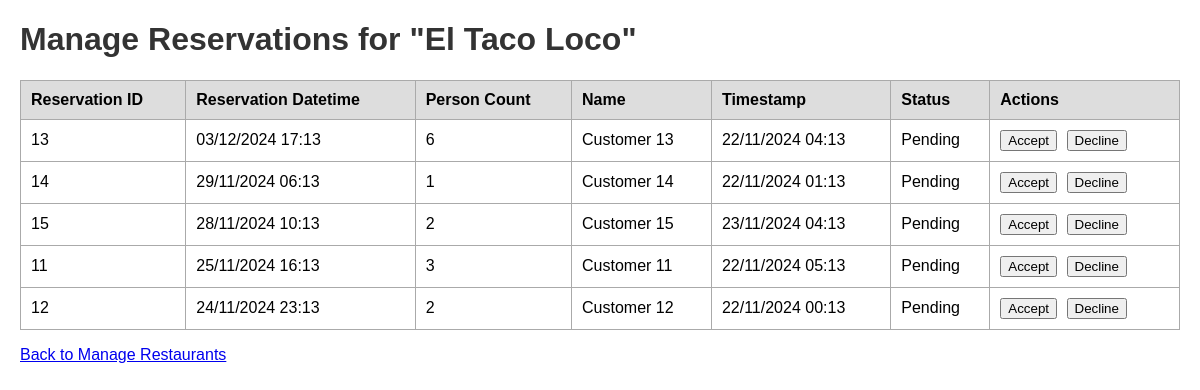
The app's page /my_reservations (signed in) with its own data.
### app/models.py (models this page shows, shortened)
class Restaurant(db.Model):
    __tablename__ = 'restaurants'
    id = db.Column(db.Integer, primary_key=True)
    name = db.Column(db.String(100), nullable=False)
    address = db.Column(db.String(200), nullable=False)
    phone_number = db.Column(db.String(20), nullable=False)
    description = db.Column(db.Text, nullable=False)
    manager_id = db.Column(db.Integer, db.ForeignKey('users.id'), nullable=False, unique=True)
    latitude = db.Column(db.Float, nullable=True) # Nullable for now
    longitude = db.Column(db.Float, nullable=True) # Nullable for now
    categories = db.relationship(
        'Category',
        secondary=restaurant_categories,
        back_populates='restaurants'
    )
    reservations = db.relationship('Reservation', back_populates='restaurant', cascade='all, delete-orphan')
    manager = db.relationship('User', back_populates='restaurant', uselist=False)

class Reservation(db.Model):
    __tablename__ = 'reservations'
    id = db.Column(db.Integer, primary_key=True)
    reservation_datetime = db.Column(db.DateTime, nullable=False)
    timestamp = db.Column(db.DateTime, default=datetime.utcnow, nullable=False)
    person_count = db.Column(db.Integer, nullable=False)
    restaurant_id = db.Column(db.Integer, db.ForeignKey('restaurants.id'), nullable=False)
    name = db.Column(db.String(100), nullable=False)
    status = db.Column(db.String(20), nullable=False, default='pending')
    frontend_user_id = db.Column(db.Integer, db.ForeignKey('frontend_users.id'), nullable=True)
    restaurant = db.relationship('Restaurant', back_populates='reservations')
    frontend_user = db.relationship('FrontendUser', back_populates='reservations')

### app/main/routes.py (the view)
@bp.route('/my_reservations')
@login_required
def my_reservations():
    user_restaurant = current_user.restaurant
    if not user_restaurant:
        flash('You do not have a restaurant associated with your account.', 'warning')
        return redirect(url_for('main.create_restaurant'))
    reservations = Reservation.query.filter_by(restaurant_id=user_restaurant.id).order_by(
        Reservation.reservation_datetime.desc()
    ).all()
    return render_template('manage_reservations.html', reservations=reservations, restaurant=user_restaurant)

### app/__init__.py (called while the page is built)
def create_app(config_class=Config):
    app = Flask(__name__)
    app.config.from_object(config_class)
    db.init_app(app)
    migrate.init_app(app, db)
    login_manager.init_app(app)
    from app.main import bp as main_bp
    app.register_blueprint(main_bp)
    from app.auth import bp as auth_bp
    app.register_blueprint(auth_bp, url_prefix='/auth')
    from app.models import User
    @login_manager.user_loader
    def load_user(user_id):
        return User.query.get(int(user_id))
    return app

### app/templates/manage_reservations.html (shortened to what this page needs)
<!DOCTYPE html>
<html lang="en">
<head>
</head>
<body>
    <h1>Manage Reservations for "{{ restaurant.name }}"</h1>
    <table>
        <thead>
            <tr>
                <th>Reservation ID</th>
                <th>Reservation Datetime</th>
                <th>Person Count</th>
                <th>Name</th>
                <th>Timestamp</th>
                <th>Status</th>
                <th>Actions</th>
            </tr>
        </thead>
        <tbody>
            {% for reservation in reservations %}
                <tr>
                    <td>{{ reservation.id }}</td>
                    <td>{{ reservation.reservation_datetime.strftime('%d/%m/%Y %H:%M') }}</td>
                    <td>{{ reservation.person_count }}</td>
                    <td>{{ reservation.name }}</td>
                    <td>{{ reservation.timestamp.strftime('%d/%m/%Y %H:%M') }}</td>
                    <td>{{ reservation.status.capitalize() }}</td>
                    <td class="action-buttons">
                        {% if reservation.status == 'pending' %}
                            <form method="POST" action="{{ url_for('main.update_reservation_status', reservation_id=reservation.id) }}" style="display:inline;">
                                <button type="submit">Accept</button>
                            </form>
                            <form method="POST" action="{{ url_for('main.update_reservation_status', reservation_id=reservation.id) }}" style="display:inline;">
                                <button type="submit">Decline</button>
                            </form>
                        {% else %}
                            N/A
                        {% endif %}
                    </td>
                </tr>
            {% else %}
                <tr>
                    <td colspan="7">No upcoming reservations.</td>
                </tr>
            {% endfor %}
        </tbody>
    </table>
    <p><a href="{{ url_for('main.manage_restaurants') }}">Back to Manage Restaurants</a></p>
</body>
</html>

### app/templates/manage_reservations.html (style rules this page uses)
body { font-family: Arial, sans-serif; margin: 20px; }
h1 { color: #333; }
table { width: 100%; border-collapse: collapse; margin-top: 20px; }
th, td { border: 1px solid #aaa; padding: 10px; text-align: left; }
th { background-color: #ddd; }
.action-buttons button { margin-right: 5px; }

### records on screen
Restaurant: name "El Taco Loco"
Reservation: id "13", reservation_datetime "03/12/2024 17:13", person_count "6", name "Customer 13", timestamp "22/11/2024 04:13", status "Pending"
Reservation: id "14", reservation_datetime "29/11/2024 06:13", person_count "1", name "Customer 14", timestamp "22/11/2024 01:13", status "Pending"
Reservation: id "15", reservation_datetime "28/11/2024 10:13", person_count "2", name "Customer 15", timestamp "23/11/2024 04:13", status "Pending"
Reservation: id "11", reservation_datetime "25/11/2024 16:13", person_count "3", name "Customer 11", timestamp "22/11/2024 05:13", status "Pending"
Reservation: id "12", reservation_datetime "24/11/2024 23:13", person_count "2", name "Customer 12", timestamp "22/11/2024 00:13", status "Pending"
